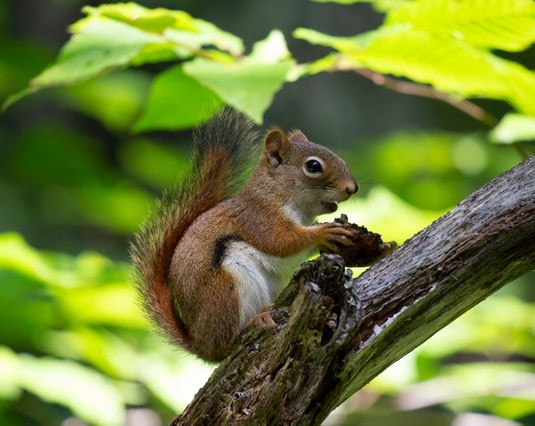
#> input picture Images/squirrel_cls.jpg, 535 x 426 px, found by its file name
$ jupyter execute gamma_transformation.ipynb
#> lines starting #> are read from the running program, lines starting #| are printed output that depends on the picture
# **Gamma Transformation**

[cell 1]
import math
import cv2 as cv
import numpy as np
from matplotlib import pyplot as plt

[cell 2]
img = cv.imread(r"..\Images\squirrel_cls.jpg", 0)
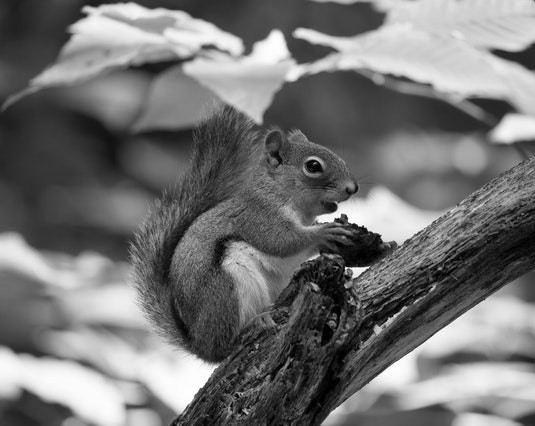
#> img: shape (426, 535); min 0, max 255, mean 115.6

[cell 3]
plt.imshow(img, cmap="gray")
plt.title("Squirrle on grayscale")
plt.axis("off")
plt.show()

[cell 4]
img_gamma = img.copy()

[cell 5]
rows, columns = img_gamma.shape
#> rows = 426; columns = 535

[cell 6]
gamma = 2

for i in range(rows):
    for j in range(columns):
        img_gamma[i, j] = img[i, j] ** gamma
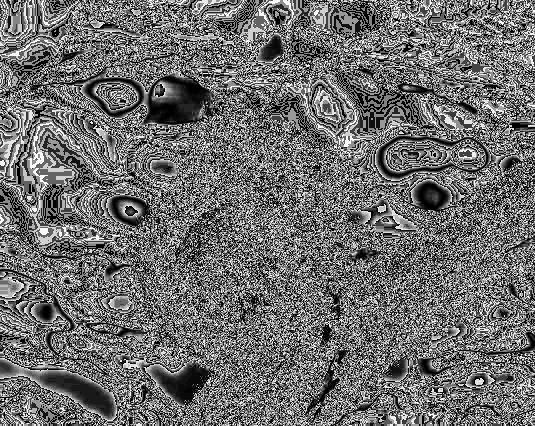
#> img_gamma: shape (426, 535); min 0, max 249, mean 109.8

[cell 7]
plt.imshow(img_gamma, cmap="gray")
plt.show()

[cell 8]
img.dtype

[cell 9]
img_float = img.astype(np.float32)
